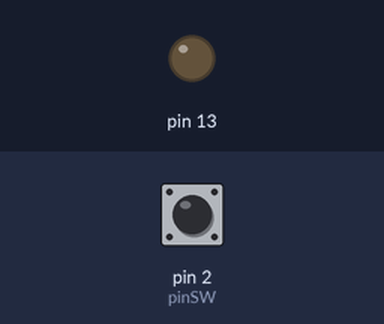
This sketch was run on a simulated Arduino Uno, built with avr-gcc and run on an emulated ATmega328P. Shown: output pins drawn as LEDs (lit = HIGH). Inputs (shaded band) come from the test bench; at power-on: pin 2 (pinSW) LOW.

Above: at 1.2 s.
1.3 s: pin 2 (pinSW) pulled HIGH for 0.15 s
At 2.5 s:
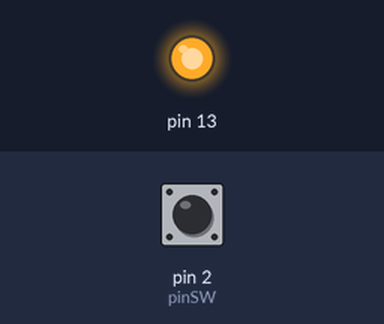
2.9 s: pin 2 (pinSW) pulled HIGH for 1 s
At 3.8 s:
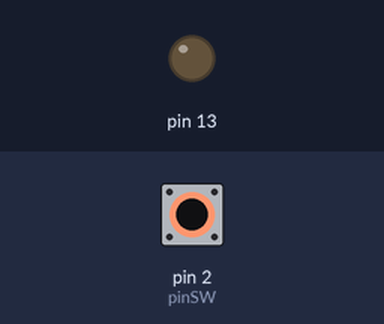
5.4 s: pin 2 (pinSW) pulled HIGH for 3.2 s
At 5.7 s:
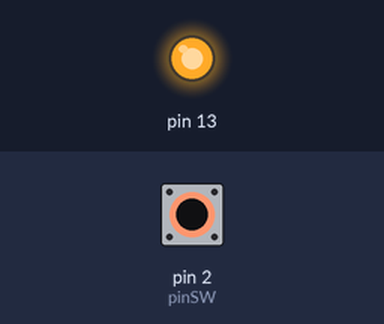
Timing chart, 0 to 8.4 s (numbered marks = the images above; inputs shaded):
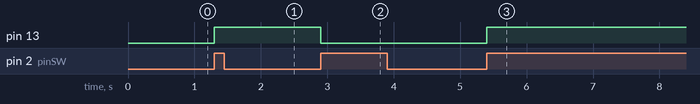

Measured:
- after the input at 1.3 s, pin 13: LOW → HIGH at once
- after the input at 2.9 s, pin 13: HIGH → LOW at once
- after the input at 5.4 s, pin 13: LOW → HIGH at once

The sketch:

ext_int.ino
```cpp
const int pinSW     =  2;
volatile int state  =  0;


void setup()
{
    pinMode(13, OUTPUT);
    pinMode(pinSW, INPUT);
    attachInterrupt(digitalPinToInterrupt(pinSW), intfunc, RISING);
}


void loop()
{
}


void intfunc() // Interrupt function
{
  state ^= 1;
  digitalWrite(13, state);
}
```
